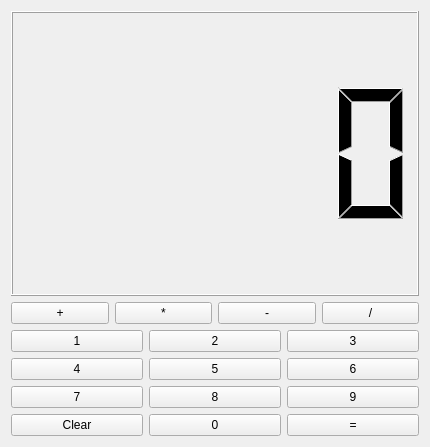
<?xml version="1.0" encoding="UTF-8"?>
<ui version="4.0">
 <class>Form</class>
 <widget class="QWidget" name="Form">
  <property name="geometry">
   <rect>
    <x>0</x>
    <y>0</y>
    <width>430</width>
    <height>447</height>
   </rect>
  </property>
  <property name="windowTitle">
   <string>Form</string>
  </property>
  <layout class="QVBoxLayout" name="verticalLayout">
   <item>
    <widget class="QLCDNumber" name="lcdNumber">
     <property name="font">
      <font>
       <pointsize>7</pointsize>
      </font>
     </property>
    </widget>
   </item>
   <item>
    <layout class="QHBoxLayout" name="horizontalLayout_5">
     <item>
      <widget class="QPushButton" name="sum_btn">
       <property name="text">
        <string>+</string>
       </property>
      </widget>
     </item>
     <item>
      <widget class="QPushButton" name="mul_btn">
       <property name="text">
        <string>*</string>
       </property>
      </widget>
     </item>
     <item>
      <widget class="QPushButton" name="minus">
       <property name="text">
        <string>-</string>
       </property>
      </widget>
     </item>
     <item>
      <widget class="QPushButton" name="division_btn">
       <property name="text">
        <string>/</string>
       </property>
      </widget>
     </item>
    </layout>
   </item>
   <item>
    <layout class="QHBoxLayout" name="horizontalLayout">
     <item>
      <widget class="QPushButton" name="num1">
       <property name="text">
        <string>1</string>
       </property>
      </widget>
     </item>
     <item>
      <widget class="QPushButton" name="num2">
       <property name="text">
        <string>2</string>
       </property>
      </widget>
     </item>
     <item>
      <widget class="QPushButton" name="num3">
       <property name="text">
        <string>3</string>
       </property>
      </widget>
     </item>
    </layout>
   </item>
   <item>
    <layout class="QHBoxLayout" name="horizontalLayout_2">
     <item>
      <widget class="QPushButton" name="num4">
       <property name="text">
        <string>4</string>
       </property>
      </widget>
     </item>
     <item>
      <widget class="QPushButton" name="num5">
       <property name="text">
        <string>5</string>
       </property>
      </widget>
     </item>
     <item>
      <widget class="QPushButton" name="num6">
       <property name="text">
        <string>6</string>
       </property>
      </widget>
     </item>
    </layout>
   </item>
   <item>
    <layout class="QHBoxLayout" name="horizontalLayout_3">
     <item>
      <widget class="QPushButton" name="num7">
       <property name="text">
        <string>7</string>
       </property>
      </widget>
     </item>
     <item>
      <widget class="QPushButton" name="num8">
       <property name="text">
        <string>8</string>
       </property>
      </widget>
     </item>
     <item>
      <widget class="QPushButton" name="num9">
       <property name="text">
        <string>9</string>
       </property>
      </widget>
     </item>
    </layout>
   </item>
   <item>
    <layout class="QHBoxLayout" name="horizontalLayout_4">
     <item>
      <widget class="QPushButton" name="clear_btn">
       <property name="text">
        <string>Clear</string>
       </property>
      </widget>
     </item>
     <item>
      <widget class="QPushButton" name="num0">
       <property name="text">
        <string>0</string>
       </property>
      </widget>
     </item>
     <item>
      <widget class="QPushButton" name="equals">
       <property name="text">
        <string>=</string>
       </property>
      </widget>
     </item>
    </layout>
   </item>
  </layout>
 </widget>
 <resources/>
 <connections/>
</ui>
